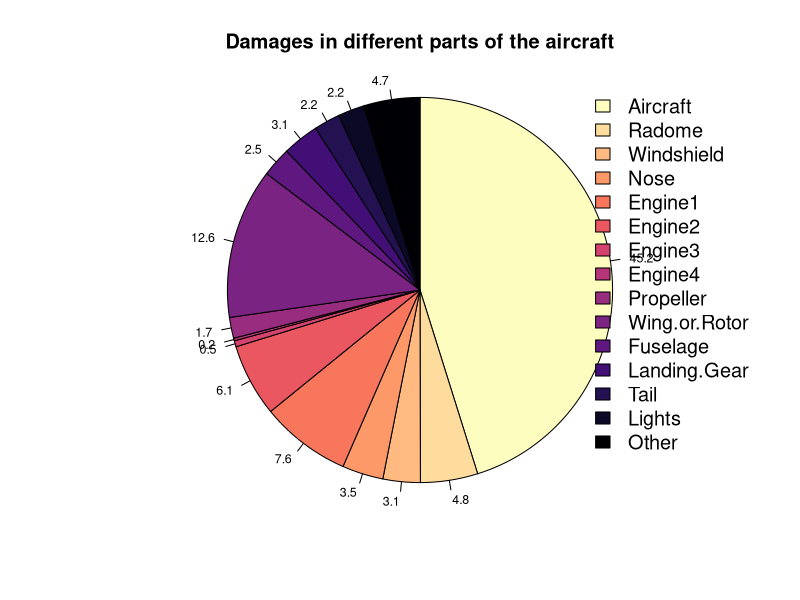
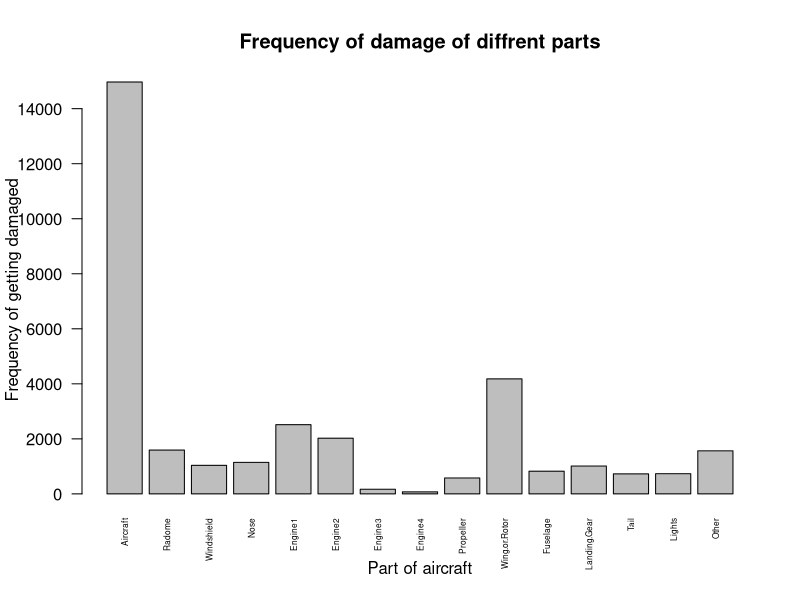

The R script that drew these images, in order:
data = read.csv('csv files//data_count_damage.csv')
name = data$damage_part
number = data$total_hit

piepercent<- round(100*number/sum(number), 1)
png(file = 'graphs//damage_pie.png', width = 1080, height = 720,
    units = "px", pointsize = 12, bg = "white", res = 95,
    restoreConsole = TRUE)
pie(number, labels = piepercent, main = 'Damages in different parts of the aircraft', 
    radius = 1, cex = 0.75,
    col = viridis::viridis_pal(option = "magma", direction=-1)(length(number)),
    clockwise = TRUE, angle  = 45)
legend("topright",name, legend = name, bty= 'n', cex = 1.2,
       fill = viridis::viridis_pal(option = "magma", direction=-1)(length(number)))

dev.off()

png(file = 'graphs//damage_bar.png', width = 1080, height = 720,
    units = "px", pointsize = 12, bg = "white", res = 110,
    restoreConsole = TRUE)
barplot(number, names.arg = name, xlab = 'Part of aircraft', ylab = 'Frequency of getting damaged',
        main = 'Frequency of damage of diffrent parts', border = 'black', 
        las=2, cex.names=.5)
dev.off()
